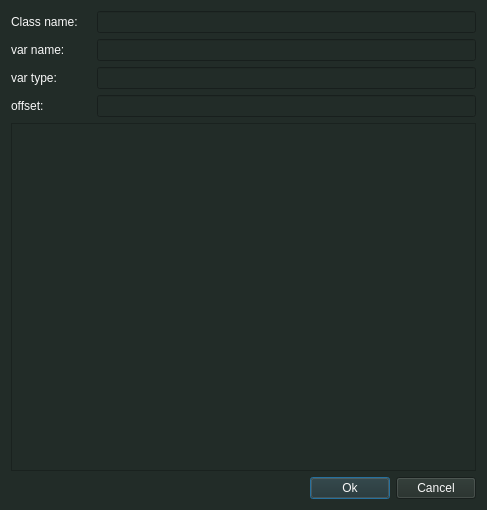
<?xml version="1.0" encoding="UTF-8"?>
<ui version="4.0">
 <class>CreateVarDialog</class>
 <widget class="QDialog" name="CreateVarDialog">
  <property name="geometry">
   <rect>
    <x>0</x>
    <y>0</y>
    <width>487</width>
    <height>510</height>
   </rect>
  </property>
  <property name="windowTitle">
   <string>Create variable</string>
  </property>
  <property name="styleSheet">
   <string notr="true">background-color: rgb(34, 44, 40);
color: rgb(248, 248, 248);</string>
  </property>
  <layout class="QVBoxLayout" name="verticalLayout">
   <item>
    <layout class="QHBoxLayout" name="horizontalLayout_2">
     <item>
      <widget class="QLabel" name="label">
       <property name="minimumSize">
        <size>
         <width>80</width>
         <height>0</height>
        </size>
       </property>
       <property name="text">
        <string>Class name:</string>
       </property>
      </widget>
     </item>
     <item>
      <widget class="QLineEdit" name="class_name_edit"/>
     </item>
    </layout>
   </item>
   <item>
    <layout class="QHBoxLayout" name="horizontalLayout_3">
     <item>
      <widget class="QLabel" name="label_2">
       <property name="minimumSize">
        <size>
         <width>80</width>
         <height>0</height>
        </size>
       </property>
       <property name="text">
        <string>var name:</string>
       </property>
      </widget>
     </item>
     <item>
      <widget class="QLineEdit" name="var_name_edit"/>
     </item>
    </layout>
   </item>
   <item>
    <layout class="QHBoxLayout" name="horizontalLayout_5">
     <item>
      <widget class="QLabel" name="label_4">
       <property name="minimumSize">
        <size>
         <width>80</width>
         <height>0</height>
        </size>
       </property>
       <property name="text">
        <string>var type:</string>
       </property>
      </widget>
     </item>
     <item>
      <widget class="QLineEdit" name="var_type_edit"/>
     </item>
    </layout>
   </item>
   <item>
    <layout class="QHBoxLayout" name="horizontalLayout_4">
     <item>
      <widget class="QLabel" name="label_3">
       <property name="minimumSize">
        <size>
         <width>80</width>
         <height>0</height>
        </size>
       </property>
       <property name="text">
        <string>offset:</string>
       </property>
      </widget>
     </item>
     <item>
      <widget class="QLineEdit" name="var_offset_edit">
       <property name="inputMask">
        <string/>
       </property>
      </widget>
     </item>
    </layout>
   </item>
   <item>
    <widget class="QPlainTextEdit" name="result_window">
     <property name="readOnly">
      <bool>true</bool>
     </property>
    </widget>
   </item>
   <item>
    <layout class="QHBoxLayout" name="horizontalLayout">
     <item>
      <spacer name="horizontalSpacer">
       <property name="orientation">
        <enum>Qt::Horizontal</enum>
       </property>
       <property name="sizeHint" stdset="0">
        <size>
         <width>40</width>
         <height>20</height>
        </size>
       </property>
      </spacer>
     </item>
     <item>
      <widget class="QPushButton" name="ok_btn">
       <property name="text">
        <string>Ok</string>
       </property>
      </widget>
     </item>
     <item>
      <widget class="QPushButton" name="cancel_btn">
       <property name="text">
        <string>Cancel</string>
       </property>
      </widget>
     </item>
    </layout>
   </item>
  </layout>
 </widget>
 <resources/>
 <connections/>
</ui>
